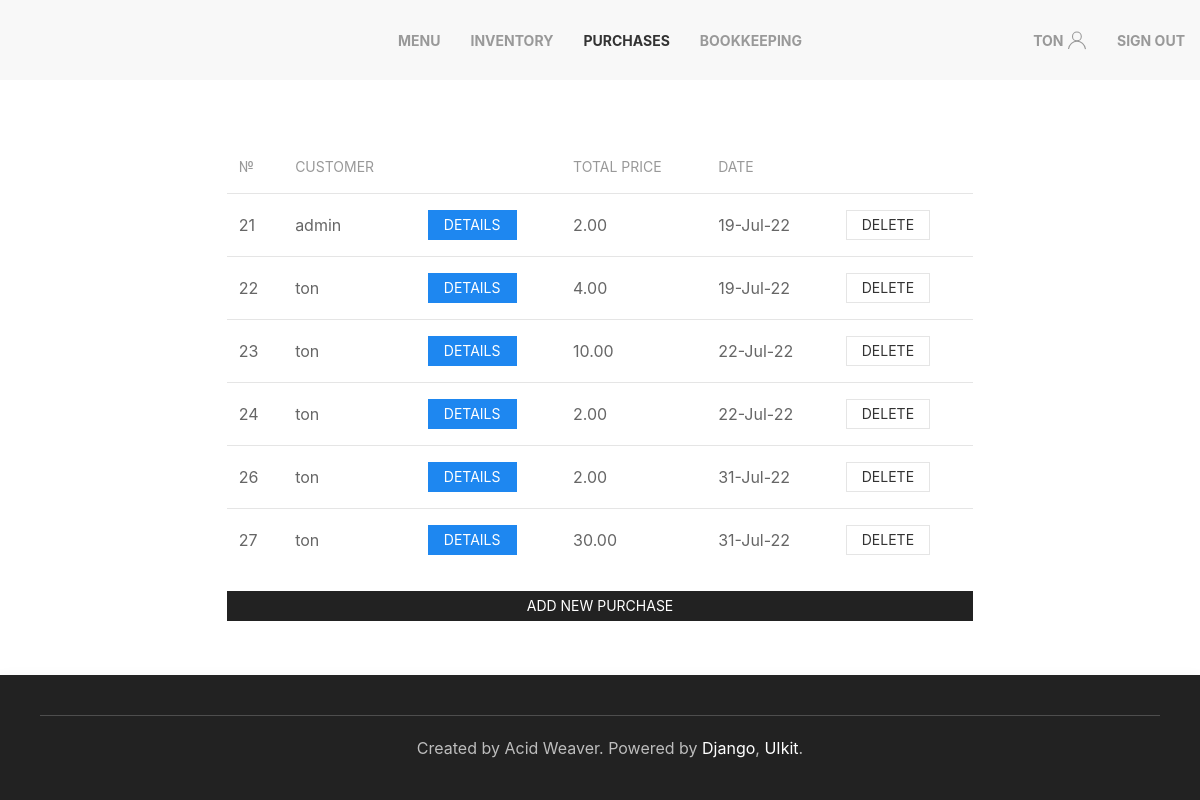
/purchases (signed in), run on an earlier commit of the app's database.
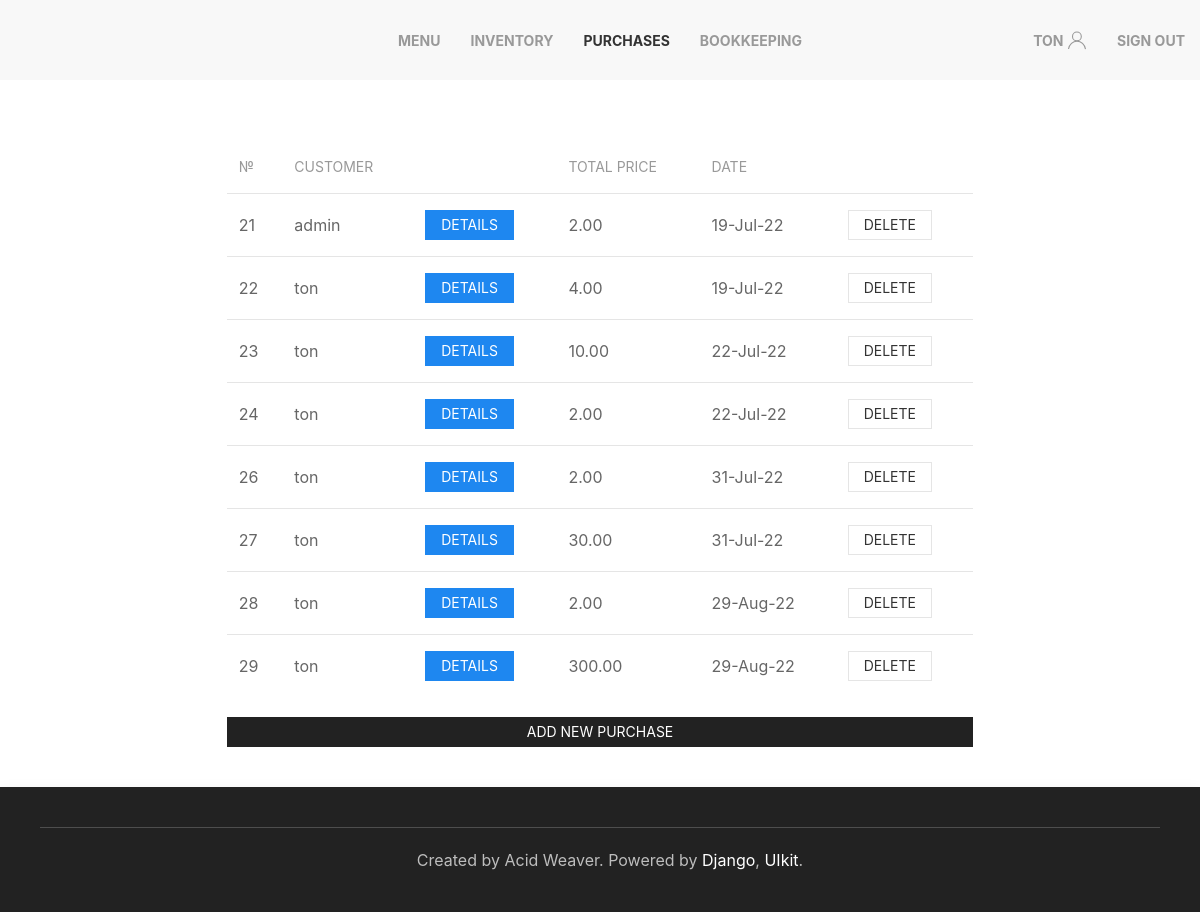
And on a later commit of the database.
### inventory/models.py (models this page shows, shortened)
class Purchase(models.Model):
	menu_items = models.JSONField(null=True)
	client = models.ForeignKey(settings.AUTH_USER_MODEL, on_delete=models.PROTECT, null=True)
	time_create = models.DateTimeField(auto_now_add=True)
	@property
	def total_price(self):
		sum = 0
		for item in dict(self.menu_items).items():
			sum += MenuItem.objects.get(title=item[0]).price * item[1]
		return sum

class MenuItem(models.Model):
	title = models.CharField(max_length=255, unique=True)
	price = models.DecimalField(max_digits=5, decimal_places=2, default=0)

### inventory/views.py (the view)
# urls.py: path('purchases', PurchaseView.as_view(), name='purchase'),
class PurchaseView(LoginRequiredMixin, DataMixin, ListView):
	model = Purchase
	template_name = 'inventory/purchase.html'
	def get_context_data(self, **kwargs):
		context = super().get_context_data(**kwargs)
		mixin_context = self.get_user_context(title='Purchases', select=2)
		return dict(list(context.items()) + list(mixin_context.items()))

### inventory/utils.py (called while the page is built)
	def get_user_context(self, **kwargs):
		context = kwargs
		if 'select' in context:
			context['select'] = navigation[context['select']]
		context['nav_menu'] = navigation
		return context

### inventory/templates/inventory/purchase.html (shortened to what this page needs)
{% extends 'inventory/base.html' %}
{% block content %}
<div class="uk-grid-match uk-margin-remove-left" uk-grid>
	<div class="uk-width-expand uk-padding-remove">
		<table class="uk-table uk-table-middle uk-table-divider">
			<thead>
				<tr>
					<th>№</th>
					<th>Customer</th>
					<th></th>
					<th>Total Price</th>
					<th>Date</th>
					<th></th>
				</tr>
			</thead>
			<tbody>
				{% for item in object_list %}
				<tr>
					<td>{{ item.id }}</td>
					<td>{{ item.client }}</td>
					<td><a class="uk-button uk-button-primary uk-button-small" href="#modal-center-{{ item.id }}" uk-toggle>Details</a></td>
					<td>{{ item.total_price }}</td>
					<td>{{ item.time_create|date:"d-M-y" }}</td>
					<td>
						<a class="uk-button uk-button-default uk-button-small" href="{% url 'delete_purchase' item.pk %}">Delete</a>
					</td>
				</tr>
				{% endfor %}
			</tbody>
		</table>
		<a class="uk-button uk-button-secondary uk-button-small" href="{% url 'create_purchase' %}">Add new purchase</a>
	</div>
</div>
{% endblock %}

### inventory/templates/inventory/base.html (shortened to what this page needs)
{% load static %}
<!DOCTYPE html>
<html id="main">
	<head>
        <link rel="stylesheet" href="{% static 'inventory/css/uikit.min.css' %}" />
	</head>
	<body uk-height-match="target:main">
		{% block mainmenu %}
		<nav class="uk-navbar-container uk-visible@m" uk-navbar>
			<div class="uk-navbar-center">
				<ul class="uk-navbar-nav">
					{% for m in nav_menu %}
					{% if select != m %}
					<li><a class="uk-text-bold" href="{% url m.url_name %}">{{ m.title }}</a></li>
					{% else %}
					<li class="uk-active"><a class="uk-text-bold" href="{% url m.url_name %}">{{ m.title }}</a></li>
					{% endif %}
					{% endfor %}
				</ul>
			</div>
			<div class="uk-navbar-right">
				{% if request.user.is_authenticated %}
				<ul class="uk-navbar-nav">
					<li><a class="uk-text-bold" href="#">{{ user.username }}<span uk-icon="icon: user"></span></a></li>
					<li><a class="uk-text-bold" href="{% url 'logout' %}">Sign out</a></li>
				</ul>
				{% else %}
				<ul class="uk-navbar-nav">
					<li><a class="uk-text-bold" href="{% url 'login' %}">Sign in</a></li>
					<li><a class="uk-text-bold" href="{% url 'registration' %}">Sign up</a></li>
				</ul>
				{% endif %}
			</div>
		</nav>
		{% endblock mainmenu %}
		<div class="uk-padding">
			{% block content %}
			{% endblock %}
		</div>
		<div uk-height-viewport="expand: true"></div>
		<footer class="uk-background-secondary">
			<div class="uk-card uk-card-secondary uk-card-body uk-text-center uk-position-z-index" uk-sticky="position: bottom;">
				<hr />
				<p class="uk-margin-left uk-margin-remove-top">Created by Acid Weaver.
				Powered by <a href="https://www.djangoproject.com/" target="_blank">Django</a>, <a href="https://getuikit.com/" target="_blank">UIkit</a>.</p>
			</div>
		</footer>
	</body>
</html>

What changed in the data, as far as the page shows it:
added Purchase: id "28", client "ton", total_price "2.00", time_create "29-Aug-22"
added Purchase: id "29", client "ton", total_price "300.00", time_create "29-Aug-22"
